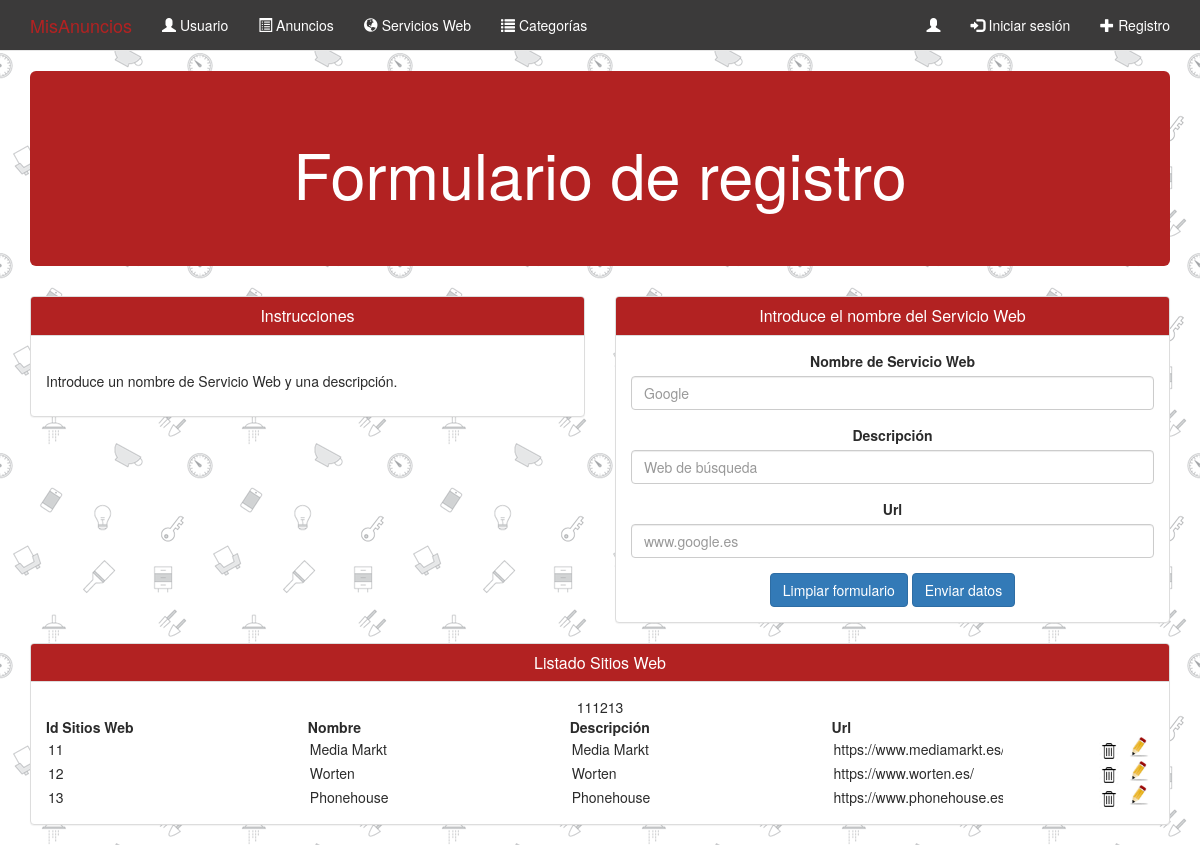
Screenshot of /Chollo/CHOLLO/sw.php with the database file from the repository.
### tables this page shows
CREATE TABLE `sitios_web` (
  `id` int(11) NOT NULL,
  `nombre` varchar(25) NOT NULL,
  `descripcion` varchar(50) NOT NULL,
  `url` varchar(50) NOT NULL
);

### Chollo/CHOLLO/app/Conexion.inc.php (called while the page is built, shortened)
<?php
class Conexion {
	private static $conexion;
	public static function abrir_conexion() {
		if (!isset(self::$conexion)) {
			try{
				self::$conexion = new PDO('mysql:host='.NOMBRE_SERVIDOR.'; dbname='.NOMBRE_BD, NOMBRE_USUARIO , PASSWORD );
				self::$conexion -> setAttribute(PDO::ATTR_ERRMODE, PDO::ERRMODE_EXCEPTION);
				self::$conexion -> exec ("SET CHARACTER SET utf8");
			} catch (PDOException $ex){
				print "ERROR" . $ex -> getMessage() . "<br>";
				die();
			}
		}
	}
	public static function cerrar_conexion() {
		if (isset(self::$conexion)) {
			self::$conexion = null;
		}
	}
	public static function obtener_conexion() {
		return self::$conexion;
	}
}
?>

### Chollo/CHOLLO/app/SW.inc.php (called while the page is built, shortened)
<?php
	class Sitios_Web {
    private $id;
	private $nombre;
	private $descripcion;
	private $url;
	public function __construct ($id=0, $nombre=0, $descripcion=0, $url=0){
	$this-> id=$id;
	$this-> nombre = $nombre;
	$this-> descripcion = $descripcion;
	$this -> url = $url;
	}
	public function obtener_id(){
		return $this -> id;
	}
	public function obtener_nombre(){
		return $this -> nombre;
	}
	public function obtener_descripcion(){
		return $this -> descripcion;
	}
	public function obtener_url(){
		return $this -> url;
	}
}

### Chollo/CHOLLO/listar_sw.php (the view, shortened to what this page needs)
<?php
include_once 'app/Conexion.inc.php';
include_once 'app/SW.inc.php';
include_once 'app/RepositorioSW.inc.php';
$sw_insertados = RepositorioSW :: obtener_todos(Conexion :: obtener_conexion());
?>
<table  style="width:100%">
    <tr>
      <th>Id Sitios Web</th>
      <th>Nombre</th>
      <th>Descripción</th>
      <th>Url</th>
    </tr>
 <?php
for ($i=0;$i<count($sw_insertados);$i++)
{
?>
	<form id="form<?php echo $i ?>" name="form1" method="post" action="plantillas/update_sw.php">
<?php
	$id = $sw_insertados[$i]->obtener_id();
	$nombres = $sw_insertados[$i]->obtener_nombre();
	$descripcions = $sw_insertados[$i]->obtener_descripcion();
	$url = $sw_insertados[$i]->obtener_url();
?>
<tr>
	  <td align="left"><input type="text" name="id_sw" id="id_sw" style="border:none"  readonly value= "<?php echo $id ?>" /></td>
      <td align="left"><input type="text" name="nombre" id="nombre" style="border:none" value="<?php echo $nombres ?>" /></td>
      <td align="left"><input type="text" name="descripcion" id="descripcion" style="border:none" value="<?php echo $descripcions ?>" /></td>
      <td align="left"><input type="text" name="url" id="url" style="border:none" value="<?php echo $url ?>" /></td>
      <td> <?php echo "<a href='plantillas/eliminar_sw.php?nombre=$nombres'><img src='image\borrar_basura.png' height='20' width='20'></a></td>"; ?> </td>
 	 <td><input type="image" src="image/aa.png" height="20" width="20"></td>
 </tr>
 	  </form>
<?php
}
?>
</table>

### Chollo/CHOLLO/app/RepositorioSW.inc.php (shortened to what this page needs)
<?php
class RepositorioSW {
	public static function obtener_todos($conexion) {
		$sw = array();
		if (isset($conexion)) {
			try{
				include_once 'SW.inc.php';
				$sql = "SELECT * FROM sitios_web";
				$sentencia = $conexion -> prepare($sql);
				$sentencia -> execute();
				$resultado = $sentencia -> fetchAll();
				if (count($resultado)) {
					foreach ($resultado as $fila) {
						$sw[] = new Sitios_Web(
							$fila['id'], $fila['nombre'], $fila['descripcion'],$fila['url']);
						echo $fila['id'];
						}
					}else {
						print "No hay Servicios Web";
					}
			}
			 catch (PDOException $ex){
				print "ERROR" . $ex -> getMessage();
			}
		}
		return $sw;
	}
}
?>

### Chollo/CHOLLO/css/estilos.css (style rules this page uses)
body { background-image: url('../image/../image/../image/../image/../image/../image/doodles.png'); }

### rows the page displays
sitios_web: id "11", id_sw "11", nombre "Media Markt", descripcion "Media Markt", url "https://www.mediamarkt.es/"
sitios_web: id "12", id_sw "12", nombre "Worten", descripcion "Worten", url "https://www.worten.es/"
sitios_web: id "13", id_sw "13", nombre "Phonehouse", descripcion "Phonehouse", url "https://www.phonehouse.es"
